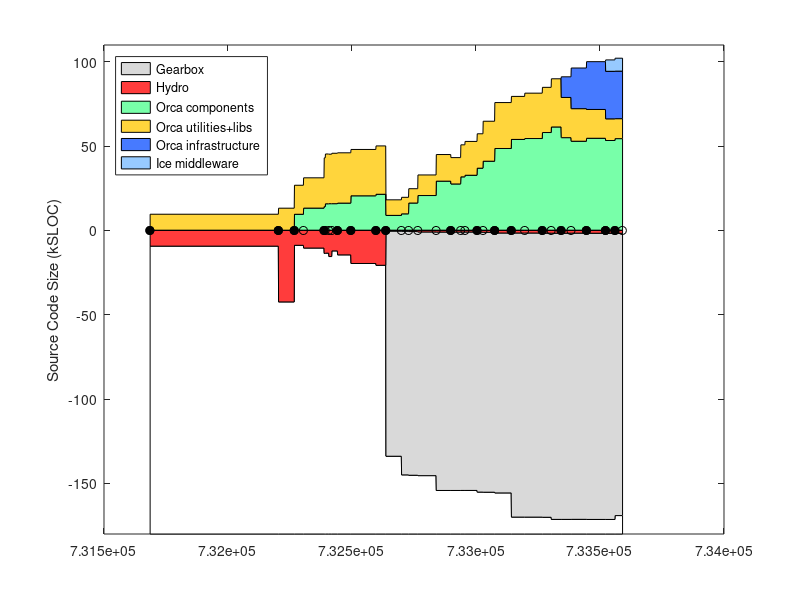

Here is the MATLAB script that generated this plot: (Note: this script raises an error after producing the figure.)
% keep track of orca project size using sloccount
clear all

%%%%%%%%%% DATA %%%%%%%%%%%%%%%%%%%%

% include/* except: include/{Freeze IceSSL IcePatch2}
% src/{Ice Slice IceGrid icecpp IceStorm slice2cpp IceUtil IceBox IceXML}
%  Sice212 = [
%  (7842-1000) + (22093+18419+11499+10568+4392+4200+4252+567+316)
%  ];
%  Sice301 = [
%  (8164-1000) + (23018+19384+19169+10596+4479+4343+4308+622+319)
%  ];
% same as above, but now also add Java:
% src/{IceInternal Ice IceUtil IceBox}
%  Sice310 = [
%  (8810-1200) + (24275+20494+22689+10587+4569+4877+4770+667+319) + (13190+6915+1262+493)
%  ];
%  Sice311 = [
%  (8950-1275) + (24511+20505+22898+10590+4600+4884+4782+683+323) + (13266+6929+1262+504)
%  ];

% it's much easier to count the whole of Ice (we use most of it anyway)
% sloccount cpp/include/ cpp/src/
% (this does not account for .ice files in [ice]/slice/* but it's a small fraction of total)
Sice212 = 133523;
Sice301 = 144513;
Sice310 = 153243;
Sice311 = 154145;
Sice320 = 168475;
Sice321 = 169725;
Sice330 = 167422;

% indeces
iyy=1;
imm=2;
idd=3;
iver=4;
isub=5;
ibase=6;
icomp=7;
iutil=8;
iad=9;
icrp=10;

% the old way to count lines in *.ice files:
% rename them to *.cpp like this:
% $cd src/interfaces/slice/orca; for file in *; do mv $file `echo $file | sed s/.ice/.cpp/`; done
Sorca = [ ...
% YY    MM  DD  ?   SUB     BASE    COMP   UTILS   A&D  COMMON  VERSION
% 0.8.6: a single distro, divide in halves arbitrarily
2003     4  14  1   0       18930/2 18930/2  0      0   0    % 0.8.6 (last change in doc/ChangeLog
% BASE: orca-base
% COMP: sloccount orca-components/src/components
% UTIL: slocc orca-components/src/util
2004     9  13  1   0       42543   13047   0       0   0   % 0.11.0
2004    11  16  1   0       8963    17208   9441    0   0   % 0.12.0
2004    12  23  0   0       10596   17965   13094   0   0   % 0.12.1
2005     3  16  1   0       13767   28881   14005   0   0   % 0.13.0
2005     3  21  0   0       13620   29524   15665   0   0   % 0.13.1
2005     4   4  0   0       15630   29345   15727   0   0   % 0.13.2
2005     4  16  0   0       12283   29897   15724   0   0   % 0.13.3
2005     5   9  1   0       14639   29838   16056   0   0   % 0.14.0
2005     7   2  1   0       19751   27479   20395   0   0   % 0.15.0
2005    10  11  1   0       20818   28675   21303   0   0   % 1.0.0
% BASE: c_count src/interfaces/slice/orca/*.ice
% COMP: sloccount src/components
% UTIL: sloccount src/utils
2005    11  20  1   Sice212 530    9226         8781        0    0   % 2.0.0-rc1
2006     1  22  0   Sice301 596    9801         9695        0    0   % 2.0.0-rc2
% UTIL-IN-COMP: sloccount components/log* 
% COMP: sloccount components MINUS UTIL-IN-COMP
% UTIL: sloccount utils PLUS UTIL-IN-COMP
2006     2  20  0   Sice301 813    9867-1372    14734+1372  0    0  % 2.0.0-rc3
% UTIL-IN-COMP: sloccount components/orcaview* components/log*
2006     3  29  0   Sice301 1052   14625-2421   18131+2421  0    0  % 2.0.0-rc4
2006     6  11  0   Sice310 1116   19999-4215   24867+4215  0    0  % 2.0.0-rc5  
2006     8   9  1   Sice310 1116   19979-4348   23066+4348  0    0  % 2.0.0
2006     9  18  0   Sice310 1094   19317-329    31304+329   0    0  % 2.0.1
2006    10   5  0   Sice310 1094   20384-329    32255+329   0    0  % 2.0.2
2006    11  23  1   Sice311 1178   21408-1001   35768+1001  0    0  % 2.1.0
% BASE: c_count src/interfaces/slice/orca/*.ice
% COMP: sloccount src/components
% UTIL: sloccount src/utils src/libs
2006    12  17  0   Sice311 1240    23701   40914  0     0 % 2.1.1
2007     2   2  1   Sice311 1671    27238   48446  0     0 % 2.2.0
2007     4  10  1   Sice320 1671    25512   53828  0     0 % 2.3.0
2007     6   3  0   Sice320 1682    26905   54359  0     0 % 2.4.0
2007     8  13  1   Sice320 1772    26795   57918  0     0 % 2.5.0
2007     9  18  0   Sice321 1787    28573   61216  0     0 % 2.6.0
% A&D: Hydro: sloccount src
2007    10  28  1   Sice321 1787    23840   54879  12251  0     % 2.7.0
2007    12   7  0   Sice321 1750    19312   52762  24104  0     % 2.8.0
2008     2   7  1   Sice321 1811    17083   54520  28341  0     % 2.9.0
% COMMON: Gearbox: sloccount src
% YY    MM  DD  ?   SUB     BASE    COMP    UTILS  A&D   COMMON VERSION
2008     4  24  1   Sice321 1825    12851   53186  28196  6750  % 2.10.0 (G 1.0.0)
2008     6   1  1   Sice330 1825    11843   54296  28196  7659  % 2.11.0 (G 1.1.0)
];
Vorca ={'0.8.6', '0.11.0', '0.12.0', '0.12.1', '0.13.0', '0.13.1', '0.13.2', '0.13.3', '0.14.0', '0.15.0', '1.0.0', ...
    '2.0.0-rc1', '2.0.0-rc2', '2.0.0-rc3', '2.0.0-rc4', '2.0.0-rc5', '2.0.0', '2.0.1', '2.0.2', '2.1.0', '2.1.1', ...
    '2.2.0', '2.3.0', '2.4.0', '2.5.0', '2.6.0', '2.7.0', '2.8.0', '2.9.0', '2.10.0', '2.11.0' }';

% add a dummy release just for display
Sorca(end+1,:) = Sorca(end,:);
Sorca(end,imm) = Sorca(end,imm)+1;
Sorca(end,iver) = 0;
Vorca{end+1} = 'dummy';

% convert dates
Torca = datenum(Sorca(:,iyy),Sorca(:,imm),Sorca(:,idd));

% 2nd digit releases
i2 = (Sorca(:,iver)==1);
Torca2 = Torca(i2);
Vorca2 = Vorca(i2);

% for comparison, ASN
%  Sasn = 90433;

Sgenom = [
% YY    MM  DD  ? SUB   BASE    COMP    UTIL    VERSION
% SUB : cd pocolibs-2.3; sloccount include src
% BASE: cd genom-2.0; sloccount include src
% COMP: 0
% UTIL: 0 
2007    8   31  1  9786    11368   0   0       % 2.0
];

Splayer = [ 
% YY    MM  DD  ?   SUB     BASE                COMP       UTIL  VERSION
% BASE: (server-drivers)+client_libs
% COMP: drivers + utils
2002    12 04   1  0    (17331-12037)+9188      12037+2685 0    % 1.3.1
2003    7  15   1  0    (30452-24334)+12458     24334+3064 0    % 1.4-rc1
2003    12 07   1  0    (37378-30947)+13110     30947+9633 0    % 1.4-rc2
2004    5  31   1  0    (49225-42643)+13664     42643+3550 0    % 1.5
2004    11 12   1  0    (50758-43190)+13545     43190+4479 0    % 1.6
2005    1  31   0  0    (52069-44517)+13576     44517+4662 0    % 1.6.2
2005    7  28   0  0    (53348-45686)+14300     45686+5188 0    % 1.6.5
% BASE: (libplayercore-./bindings) + client_libs + (libplayertcp-./bindings)
% note: libplayerxdr is autogenerated
% COMP: server + utils
2005    10 25   0  0    (4866-0)+7560+(1391-0)  46474+5725  0   % 2.0pre7
% SUB : 0
% BASE: sloccount libplayercore client_libs libplayertcp 
%           MINUS sloccount libplayercore/bindings/ libplayertcp/bindings
% note: libplayerxdr is autogenerated
% COMP: sloccount server 
% UTIL: sloccount utils PLUS stage/src
% YY    MM  DD  ?   SUB     BASE                COMP       UTIL  VERSION
2006    2  28   1  0    63992-47749-1291        54704       0     % 2.0.0
2006    3  25   1  0    65606-48912-1291        53033       0     % 2.0.1
2006    6   9   1  0    69083-51546-1319        61421       0     % 2.0.2
2006    9  26   1  0    69388-51546-1319        64088       13606       % 2.0.3
2007    5   2   1  0    69602-51686-1359        58396       9589+13606  % 2.0.4
2007   12  13   1  0    34980-2039              74385       11417+15464 % 2.1.0rc1
2008    4  11   1  0    24808-109               84226       12154+15464 % 2.1.0
];
Tplayer = datenum(Splayer(:,1),Splayer(:,2),Splayer(:,3));

Saria = [
% YY    MM  DD  ? SUB   BASE    COMP    UTIL    VERSION
% SUB : 0
% BASE: sloccount ArNetworking/include/ ArNetworking/src/
% COMP: sloccount include src
% UTIL: 0 
2007    2   20  1  0    15854   45965   0       % 2.5.1
];

Scarmen = [
% YY    MM  DD  ?   SUB     BASE    COMP                    UTIL   VERSION
% SUB : cd src; sloccount ipc
% BASE: sloccount carmenpp global java python
% COMP: sloccount src MINUS all other
% UTIL: sloccount logger logtools mapeditor param_daemon robotgui simulator 
2007    8   15  1  24965    12032   107745-24965-12032-19629  19629   % 0.6.7
];

Sorocos = [
% YY    MM  DD  ?   SUB     BASE    COMP                        UTIL   VERSION
% SUB : cd ACE_wrappers; sloccount ace PLUS sloccount TAO/tao/
% BASE: ?
% LIBS: sloccount orocos-bfl-[VERSION]-src/src PLUS sloccount kdl-[VERSION]/kdl
% COMP: sloccount orocos-rtt-[VERSION]/src PLUS cd orocos-ocl-[VERSION]; sloccount hardware motion_control
% UTIL: cd orocos-ocl-[VERSION]; sloccount taskbrowser signals deployment reporting viewer ocl 
2007    8   15  1  160300+237011   0   (7767+12865)+(48971+20068)    5104   % ace-5.5, tao-1.5, rtt-1.2.1, bfl-0.6.1, kdl-0.4, ocl-0.4.1
];

Syarp = [
% YY    MM  DD  ?   SUB  BASE     COMP       UTIL   VERSION
% SUB : 0
% BASE: sloccount libYARP_OS libYARP_OS_compat
% COMP: sloccount yarpdev libYARP_dev libYARP_math libYARP_sig libYARP_sig_compat 
% UTIL: sloccount yarp-imageviewer modules
2007    7   26  1  0     21633   23528    1613   % 2.1.6
];

% YY    MM  DD  ?   SUB  BASE     COMP       UTIL
% SUB : 0
% BASE: 0
% COMP: sloccount . (matlab files will not be counted)
% UTIL: 0
Sopenslam = [
2007    8   16  1   0    0        23719      0
];

%%%%%%%%%% PLOTTING %%%%%%%%%%%%%%%%%%%%

Smax = 180;
d0 = [Torca Torca+1]'; d0=d0(:); d0(1)=[];
d1 = Smax-Sorca(:,isub)-Sorca(:,ibase); d1 = [d1 d1]'; d1=d1(:); d1(end)=[];
d2 = Sorca(:,isub); d2 = [d2 d2]'; d2=d2(:); d2(end)=[];
d3 = Sorca(:,ibase); d3 = [d3 d3]'; d3=d3(:); d3(end)=[];
d4 = Sorca(:,icomp); d4 = [d4 d4]'; d4=d4(:); d4(end)=[];
d5 = Sorca(:,iutil); d5 = [d5 d5]'; d5=d5(:); d5(end)=[];
d6 = Sorca(:,iad); d6 = [d6 d6]'; d6=d6(:); d6(end)=[];
d7 = Sorca(:,icrp); d7 = [d7 d7]'; d7=d7(:); d7(end)=[];

figure(1), clf
ha=area( d0, [d1 d2 d3 d5 d4 d6 d7]/1e3, -Smax ); hold on
plot( Torca, 0*Torca, 'k-o' )
h2=plot( Torca2, 0*Torca2, 'ko' );
set(h2,'markerfacecolor','k')
ylabel('Source Code Size (kSLOC)')

% colors
white = 1*[1 1 1];
gray = .85*[1 1 1];
red = min(255,[255 0 0]+60)/255;
orange = min(255,[255 153 0]+60)/255;
green = min(255,[60 255 109]+60)/255;
dblue = min(255,[51 102 255]+20)/255;
lblue = min(255,[51 102 255]+100)/255;

set(ha(1),'facecolor', white);
set(ha(2),'facecolor', gray);
set(ha(3),'facecolor', red);
set(ha(4),'facecolor', green);
set(ha(5),'facecolor', orange);
set(ha(6),'facecolor', dblue);
set(ha(7),'facecolor', lblue);
ha(1)=[];
legend(fliplr(ha),'Gearbox','Hydro','Orca components','Orca utilities+libs','Orca infrastructure','Ice middleware', 'Location','NorthWest')
%  xlim(datenum([2004;2005],[7;7],[1;1]) )
ylim([-Smax 110])
ax=axis;
%  xlim( [ax(1) datenum([2006 12 31])] )
ax=axis;
% label releases
mark('x', Torca2 )
i2odd = (1:2:length(Torca2));
ht = text(Torca2(i2odd)+5,.04*ax(4)*ones(length(i2odd),1),Vorca2(i2odd));
set(ht,'fontsize',8)
i2even = (2:2:length(Torca2));
ht = text(Torca2(i2even)+5,.08*ax(4)*ones(length(i2even),1),Vorca2(i2even));
set(ht,'fontsize',8)
datetick( 'x', 12 )
hp = plot( Tplayer, -Splayer(:,ibase)/1e3, 'k--o', Tplayer, Splayer(:,icomp)/1e3, 'k--o' );
set(hp, 'color', .5*[1 1 1] )
hpt = text( Tplayer(2), -Splayer(2,ibase)/1e3-8, 'Player infrastructure');
set(hpt, 'color', .5*[1 1 1] )
hpt = text( Tplayer(2), (Splayer(2,icomp)+Splayer(2,iutil))/1e3-5, 'Player "components+utils"');
set(hpt, 'color', .5*[1 1 1] )
%mark('y', Dasn(1,1)/1e3 );
%text( datenum([2003 5 1]), Dasn(1,1)/1e3, 'ASN')
xlabel('Releases')
title('http://orca-robotics.sf.net')

ht=text(datenum(2003,7,1),-Smax+15, '*   generated using David A. Wheeler`s SLOCCount' );
set(ht,'fontsize',8)
ht=text(datenum(2003,7,1),-Smax+5, '** see data in [ORCA]/scripts/matlab/sloccount/slocs.m' );
set(ht,'fontsize',8)

xlim( [ax(1) datenum([2008 9 1])] )
